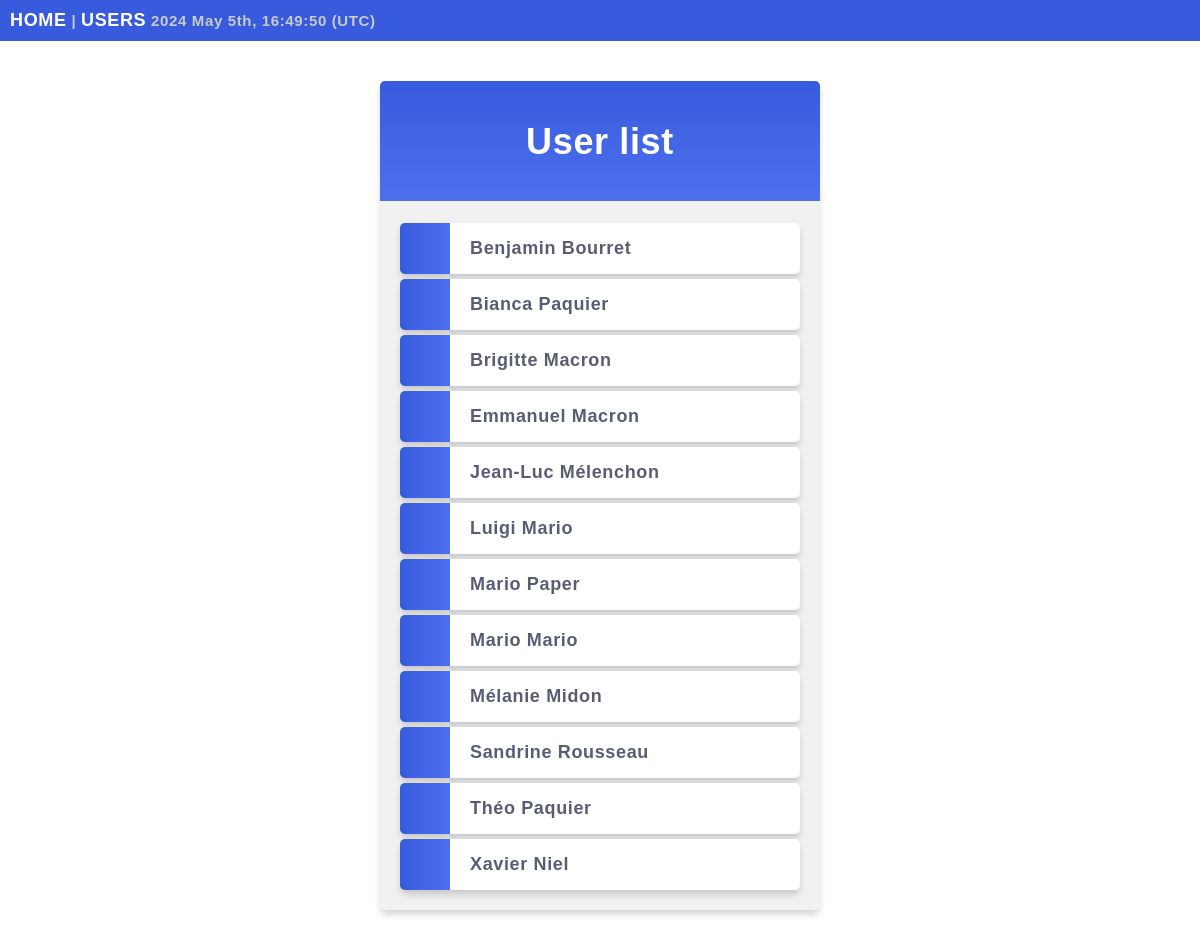
/users/, run on the app's committed database.
### users/models.py (models this page shows, shortened)
class User(models.Model):
	firstname = models.CharField(max_length=100)
	lastname = models.CharField(max_length=100)
	phone = models.IntegerField(null=True)
	join_date = models.DateField(null=True)
	male = models.BooleanField(null=True)

### users/views.py (the view)
# urls.py: path('', include('users.urls')),
def users(request):
	userlist = User.objects.all().order_by('firstname').values()
	template = loader.get_template('user_list.html')
	context = {
		'userlist': userlist
	}
	return HttpResponse(template.render(context, request))

### users/templates/user_list.html (shortened to what this page needs)
{% extends "master.html" %}
{% block content %}
<div class="usercard">
	<h1>User list</h1>
	<ul>
		{% for x in userlist %}
			<li onclick="window.location='details/{{ x.id }}'">{{ x.firstname }} {{ x.lastname }}</li>
		{% endfor %}
	</ul>
</div>
{% endblock %}

### users/templates/master.html (shortened to what this page needs)
{% load static %}
<!DOCTYPE html>
<html>
<head>
	<link rel="stylesheet" href="{% static 'master.css' %}">
</head>
<body>
	<div class="topnav">
		<a href="/">HOME</a> |
		<a href="/users">USERS</a>
		{% now "Y N jS, H:i:s (T)" %}
	</div>
{% block content %}
{% endblock %}
</body>
</html>

### users/static/master.css (style rules this page uses)
body { margin: 0; font: 600 18px 'Verdana', sans-serif; letter-spacing: 0.64px; color: #585d74; }
.topnav { background-color: #375bdc; font: 600 15px 'Verdana', sans-serif; color: #cacaca; padding: 10px; }
.topnav a { font: 600 18px 'Verdana', sans-serif; color: #ffffff; }
.topnav a:link, .topnav a:visited { text-decoration: none; color: #ffffff; }
a:link, a:visited { color: #375bdc; }
.usercard { background-color: #f1f1f1; background-image: linear-gradient(to bottom, #375bdc, #4d70ef); background-size: 100% 120px; background-repeat: no-repeat; margin: 40px auto; width: 400px; border-radius: 5px; box-shadow: 0 5px 7px -1px rgba(51, 51, 51, 0.23); padding: 20px 20px 5px; }
.usercard h1 { text-align: center; color: #ffffff; margin: 20px 0 60px 0; }
ul { list-style-type: none; padding: 0 0 15px; margin: 0; }
li { background-color: #ffffff; background-image: linear-gradient(to right, #375bdc, #4d70ef); background-size: 50px 60px; background-repeat: no-repeat; cursor: pointer; transition: transform .25s; border-radius: 5px; box-shadow: 0 5px 7px -1px rgba(51, 51, 51, 0.23); padding: 15px; padding-left: 70px; margin-top: 5px; }

### data on the page
User: firstname "Benjamin", lastname "Bourret"
User: firstname "Bianca", lastname "Paquier"
User: firstname "Brigitte", lastname "Macron"
User: firstname "Emmanuel", lastname "Macron"
User: firstname "Jean-Luc", lastname "Mélenchon"
User: firstname "Luigi", lastname "Mario"
User: firstname "Mario", lastname "Paper"
User: firstname "Mario", lastname "Mario"
User: firstname "Mélanie", lastname "Midon"
User: firstname "Sandrine", lastname "Rousseau"
User: firstname "Théo", lastname "Paquier"
User: firstname "Xavier", lastname "Niel"
